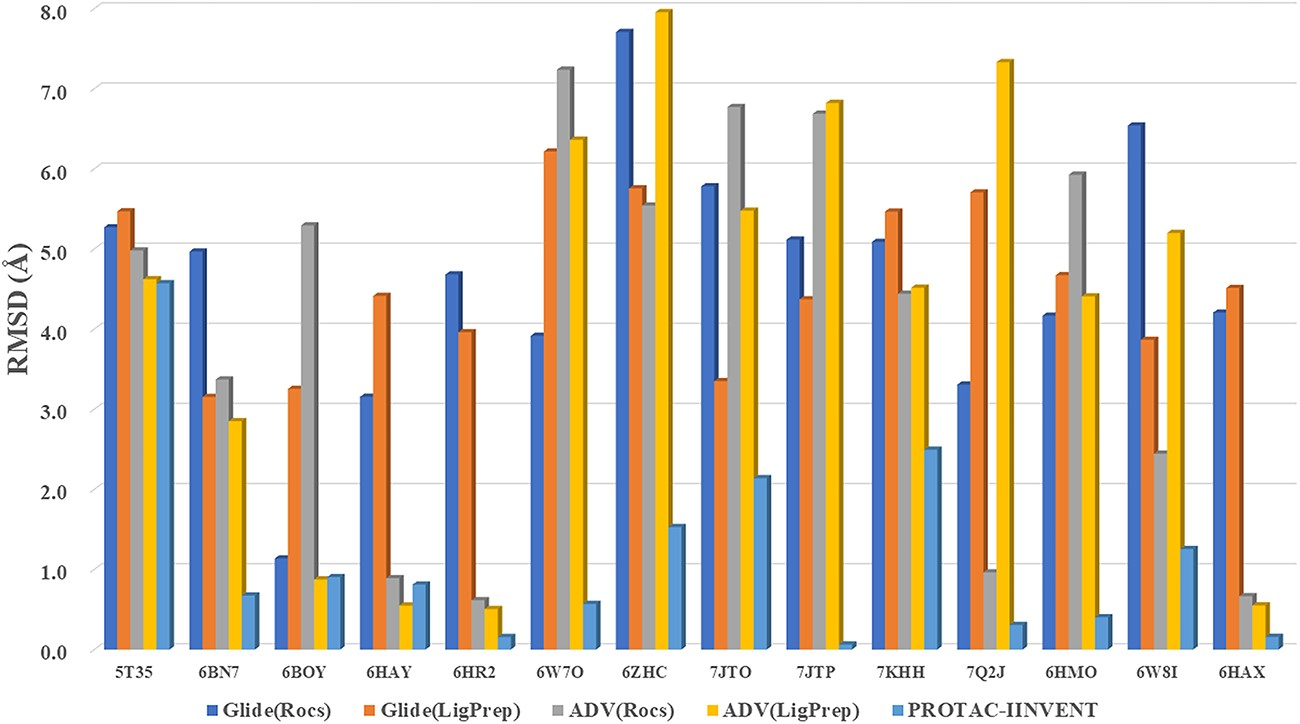
#> input picture benchmark/PDB14/protac-invent-rmsd.jpeg, 1300 x 724 px
$ jupyter execute --allow-errors plot.ipynb
#> lines starting #> are read from the running program, lines starting #| are printed output that depends on the picture; after the words box and inside, x2 and y2 are one past the last pixel; in counts of white or black regions, pixels touching at a corner belong together
[cell 1]
# Read the bar heights of the published grouped bar chart with OpenCV and
# write the PROTAC-INVENT column back to PROTAC-INVENT-RMSD.csv.

import cv2
import numpy as np
import pandas as pd

IMG = "protac-invent-rmsd.jpeg"
LABELS = ["5T35", "6BN7", "6BOY", "6HAY", "6HR2", "6W7O", "6ZHC",
          "7JTO", "7JTP", "7KHH", "7Q2J", "6HMO", "6W8I", "6HAX"]
# bar order inside every group, left to right (same order as the figure legend)
METHODS = ["Glide(Rocs)", "Glide(LigPrep)", "ADV(Rocs)", "ADV(LigPrep)",
           "PROTAC-INVENT"]
NDIGITS = 3

img = cv2.imread(IMG)
#> img is the input picture: shape (724, 1300, 3); mean B, G, R 202.4, 215.3, 223.2
assert img is not None, f"cannot read {IMG}"
hsv = cv2.cvtColor(img, cv2.COLOR_BGR2HSV)
#> hsv: shape (724, 1300, 3); mean H, S, V 26.7, 53, 235.3
S = hsv[:, :, 1].astype(int)
V = hsv[:, :, 2].astype(int)
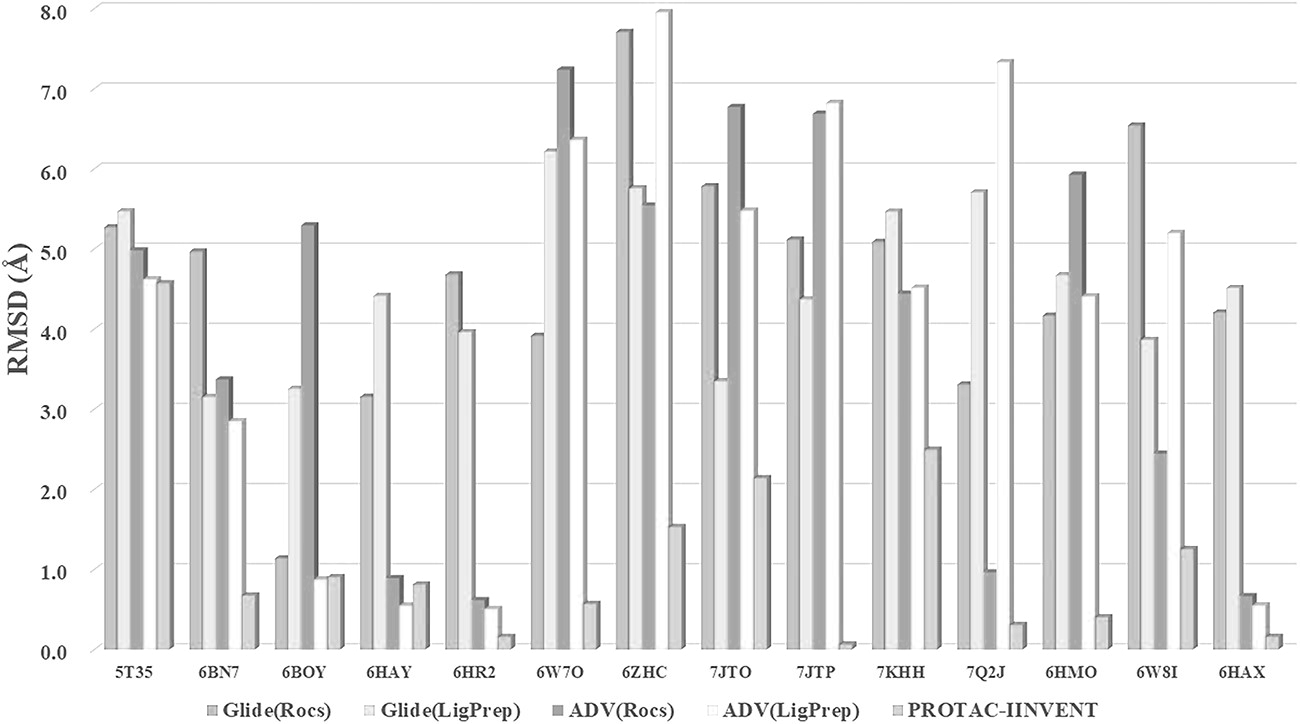
#> V: shape (724, 1300) int64; min 0, max 255, mean 235.3
ink = (V < 200) | (S > 60)          # bar fill or outline, not background
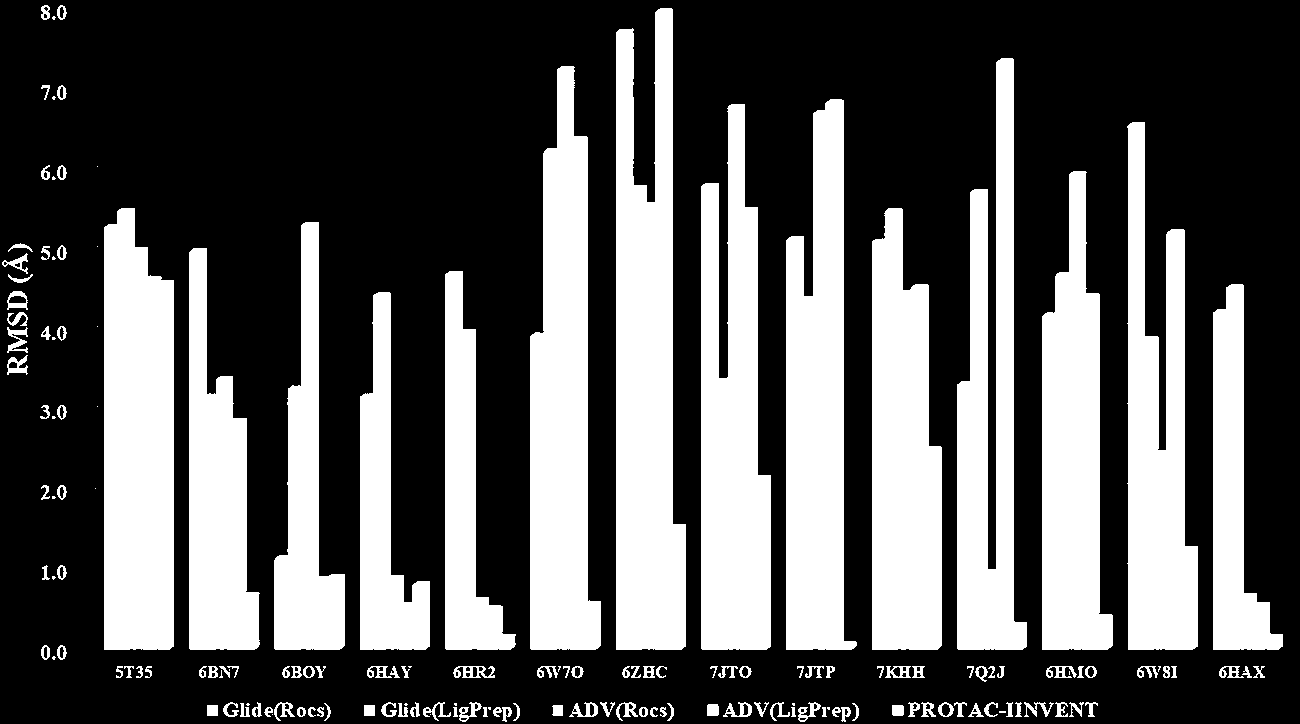
#> ink: shape (724, 1300) bool; 34.4% white; 165 white regions (29 under 20 px), largest, box (x1, y1, x2, y2) and area: (616, 8, 686, 650) 33937, (530, 66, 601, 650) 28878, (104, 208, 174, 650) 28374

# y calibration: the light grey gridlines are 1 Angstrom apart
grid = (S < 45) & (V > 195) & (V < 242)
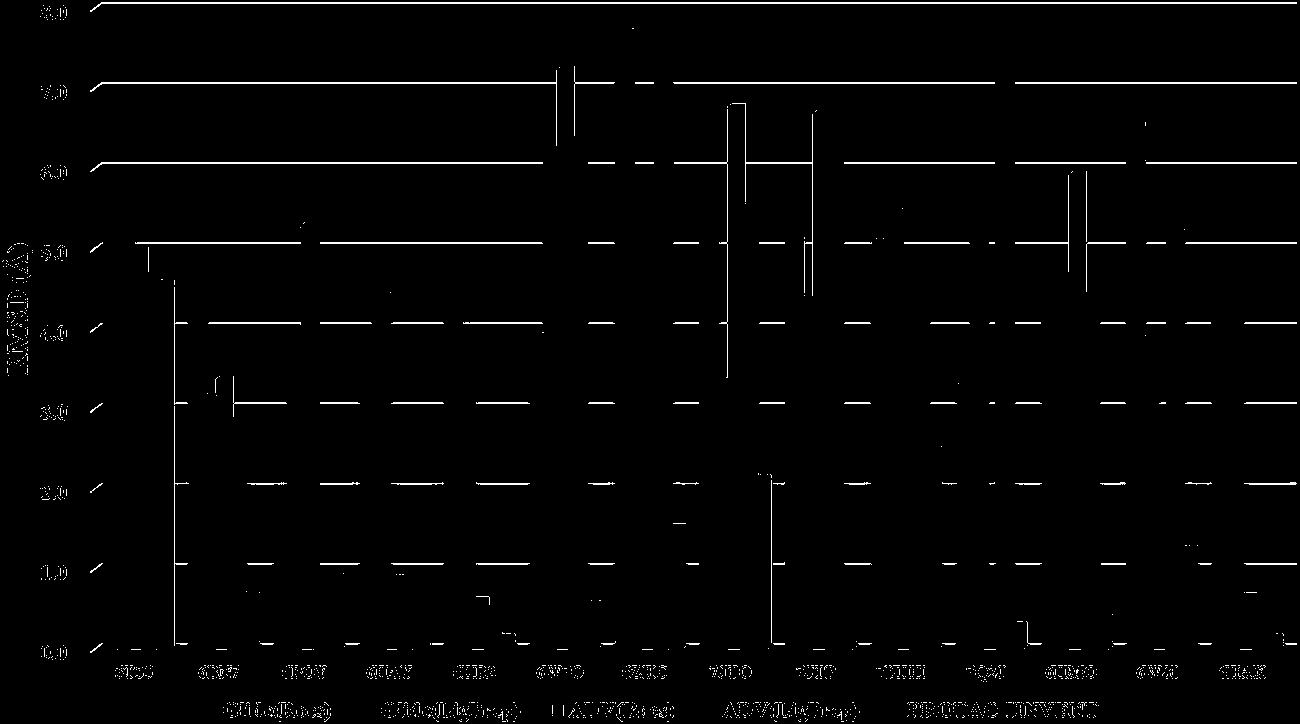
#> grid: shape (724, 1300) bool; 1.9% white in thin lines or dots
prof = grid.sum(axis=1)
#> prof = 724 values, max 1197 at index 3, min 0 at index 0, mean 24.56
rows = np.where(prof > 0.25 * img.shape[1])[0]
#> rows = [2, 3, 82, 83, 162, 163, 242, 243, 322, 323, 402, 403, 483, 563, 564]
lines = []
for r in rows:
    if lines and r - lines[-1][-1] <= 2:
        lines[-1].append(r)
    else:
        lines.append([r])
#> this loop made 15 passes
#> r on passes 1 to 12: 2, 3, 82, 83, 162, 163, 242, 243, 322, 323, 402, 403
#> after the loop, lines = [[2, 3], [82, 83], [162, 163], [242, 243], [322, 323], [402, 403], [483], [563, 564]]
yc = np.array([np.mean(g) for g in lines])
#> yc = [2.5, 82.5, 162.5, 242.5, 322.5, 402.5, 483, 563.5]
spacing = np.median(np.diff(yc))
#> spacing = 80
vals = 8.0 - (yc - yc[0]) / spacing              # top gridline is the 8.0 tick
#> vals = [8, 7, 6, 5, 4, 3, 1.99, 0.987]
slope, intercept = np.polyfit(yc, vals, 1)
#> slope = -0.0125; intercept = 8.03
to_angstrom = lambda y: max(0.0, slope * y + intercept)
print(f"gridlines at y={np.round(yc, 1).tolist()}")
#| gridlines at y=[2.5, 82.5, 162.5, 242.5, 322.5, 402.5, 483.0, 563.5]
print(f"calibration: 1 A = {1 / abs(slope):.3f} px, "
      f"0.0 A at y = {-intercept / slope:.3f}")
#| calibration: 1 A = 80.000 px, 0.0 A at y = 642.500

# locate the 14 bar groups as wide ink blobs
mask = ink.astype(np.uint8) * 255
mask[655:, :] = 0                                # drop legend and tick labels
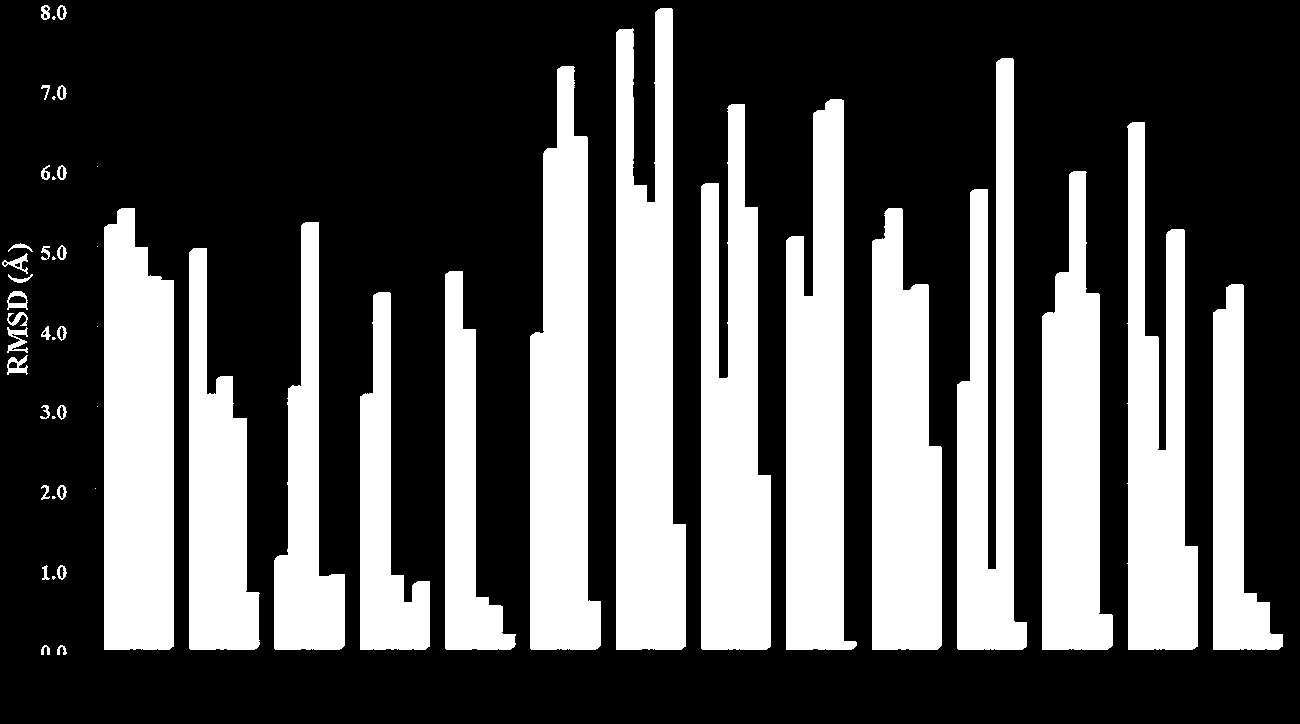
#> mask: shape (724, 1300); 33.5% white; 52 white regions (13 under 20 px), largest, box (x1, y1, x2, y2) and area: (616, 8, 686, 650) 33937, (530, 66, 601, 650) 28878, (104, 208, 174, 650) 28374
_, _, stats, _ = cv2.connectedComponentsWithStats(mask, 4)
#> stats = 53 rows, first 6: [0, 0, 1300, 724, 625633], [41, 5, 9, 15, 91], [57, 5, 10, 15, 79], [616, 8, 70, 642, 33937], [52, 16, 4, 4, 11], [957, 58, 70, 592, 23423]
groups = sorted((int(x), int(y), int(w), int(h))
                for x, y, w, h, a in stats[1:] if w >= 40 and h >= 15)
#> groups = 14 items, first 6: (104, 208, 70, 442), (189, 248, 71, 402), (274, 222, 71, 428), (360, 292, 70, 358), (445, 271, 71, 379), (530, 66, 71, 584)
assert len(groups) == len(LABELS), f"{len(groups)} groups found"

# split every group into its 5 bars and measure the top of each one
records = {}
for (x0, y0, w, h), label in zip(groups, LABELS):
    bw = w / 5.0
    row = {}
    for i, method in enumerate(METHODS):
        xc = int(round(x0 + (i + 0.5) * bw))
        tops = []
        for x in range(xc - 2, xc + 3):
            col = np.where(ink[:, x])[0]
            col = col[col < 655]
            if len(col):
                tops.append(col[0])
        row[method] = round(to_angstrom(min(tops)), NDIGITS) if tops else 0.0
    records[label] = row
#> this loop made 14 passes
#> (x0, y0, w, h, label, bw) on passes 1 to 12: (104, 208, 70, 442, '5T35', 14), (189, 248, 71, 402, '6BN7', 14.2), (274, 222, 71, 428, '6BOY', 14.2), (360, 292, 70, 358, '6HAY', 14), (445, 271, 71, 379, '6HR2', 14.2), (530, 66, 71, 584, '6W7O', 14.2), (616, 8, 70, 642, '6ZHC', 14), (701, 104, 70, 546, '7JTO', 14), (786, 99, 71, 551, '7JTP', 14.2), (872, 208, 70, 442, '7KHH', 14), (957, 58, 70, 592, '7Q2J', 14), (1042, 171, 71, 479, '6HMO', 14.2)
#> after the loop, records = 14 items

invent = pd.DataFrame(records).T[METHODS].round(NDIGITS)
#> invent = table of 14 rows and 5 columns
invent.index.name = "PDB ID"
print()
print(invent.to_string(float_format=f"%.{NDIGITS}f"))
#|         Glide(Rocs)  Glide(LigPrep)  ADV(Rocs)  ADV(LigPrep)  PROTAC-INVENT
#| PDB ID
#| 5T35          5.231           5.431      4.944         4.581          4.531
#| 6BN7          4.931           3.119      3.331         2.806          0.631
#| 6BOY          1.094           3.219      5.256         0.831          0.856
#| 6HAY          3.119           4.381      0.844         0.506          0.769
#| 6HR2          4.644           3.919      0.5

invent[["PROTAC-INVENT"]].rename(columns={"PROTAC-INVENT": "RMSD"}).to_csv(
    "PROTAC-INVENT-RMSD.csv", float_format=f"%.{NDIGITS}f")
print("\nPROTAC-INVENT-RMSD.csv updated from the image")
